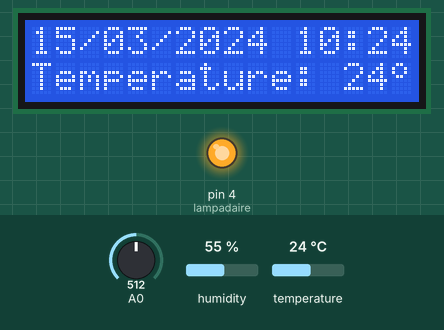
Recording of a sketch running on a simulated Arduino Uno, built with avr-gcc and run on an emulated ATmega328P. Parts: 16×2 character LCD, output pins drawn as LEDs (lit = HIGH). The inputs (shaded band) are chosen by the test bench; at power-on: A0 = 512, humidity 55 %, temperature 24 °C. The local clock reads 2024-03-15 10:24:30 at power-on unless the sketch sets it; what the sketch prints to the serial monitor is not drawn.

Above: at 1.2 s.
1.3 s: A0 set to 801
6.7 s: A0 set to 833
At 8.7 s:
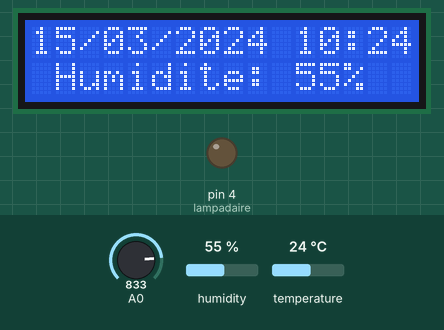
10.8 s: humidity set to 22 %
At 14.1 s:
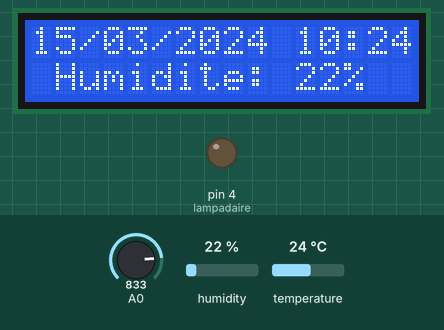
14.9 s: temperature set to 12 °C
At 18.4 s:
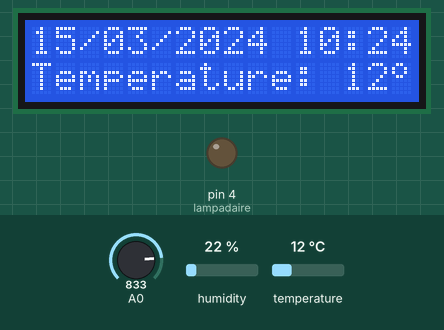
19.0 s: humidity set to 40 %
At 22.6 s:
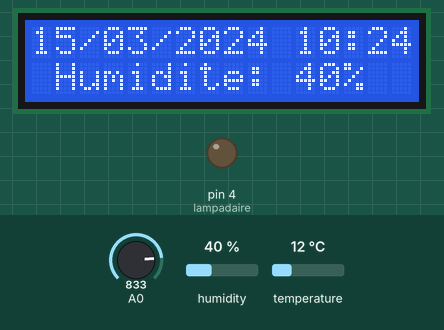
23.1 s: temperature set to 19 °C
At 26.8 s:
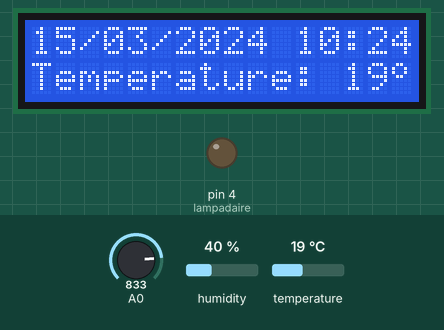
Timing chart, 0 to 28.1 s (numbered marks = the images above; inputs shaded):
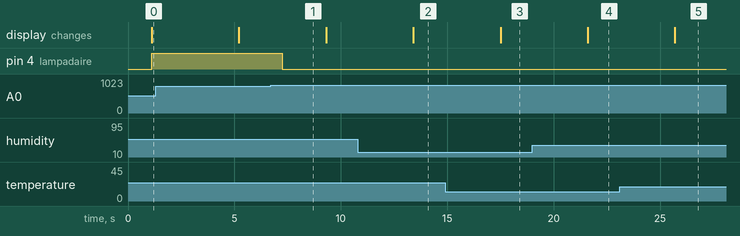

The sketch:

meteo_lampadaire.ino
```cpp
#include <LiquidCrystal_I2C.h>
#include <RTClib.h>
#include <Wire.h> //permet de discuter avec différents composants
#include <DHT.h>

// Initialisation du module RTC
RTC_DS3231 rtc;

// Initialisation de l'écrans LCD sur l'adresse 0x27
LiquidCrystal_I2C lcd(0x27, 16, 2);

// Initialisation du capteur DHT22
DHT dht(2, DHT22);

// Initialisation des degrés
byte degre[8] = { 0b01100,0b10010,0b10010,0b01100,0b00000,0b00000,0b00000,0b00000 };

//module qui permet de changer l'affichage de l'écran à des intervalles de temps
unsigned long mymillis;
boolean EC1 = true;
boolean EC2 = false;
boolean EC = false;

//initialisation pour les lampadaires
int lampadaire = 4;
int sensorValue;
float sensorValue_f;
float ValeurLum;

// Fonction setup, appelée une seule fois au démarrage
void setup () {
  // Initialisation du module RTC
  rtc.begin();

  // Vérification de l'alimentation de la RTC
  if (rtc.lostPower()) {
    // Si l'alimentation a été perdue, réglage de l'heure
    rtc.adjust(DateTime(F(__DATE__), F(__TIME__)));
  }

  // Initialisation de l'écran LCD
  lcd.init();
  lcd.backlight();
  lcd.clear();
  lcd.createChar(1, degre);

  Serial.begin(9600);

  pinMode(4,OUTPUT);
  digitalWrite(4,LOW);
}

//Fonction qui affiche la température et l'heure
void temphum(){
  // Récupération de l'humidité
  byte h = dht.readHumidity();
  // Récupération de la température
  byte t = dht.readTemperature();

  // Affichage de la température
  if (EC1 == true && EC == false) {
    lcd.setCursor(0,1);
    lcd.print("Temperature: ");
    lcd.print(t);
    lcd.print(char(1));

    // Mise à jour des variables pour éviter les répétitions
    EC = true;
    mymillis = millis();
  }

  // Affichage de l'humidité
  if (EC2 == true && EC == false) {
    lcd.setCursor(0,1);
    lcd.print(" Humidite: ");
    lcd.print(h);
    lcd.print("%   ");

    // Mise à jour des variables pour éviter les répétitions
    EC = true;
    mymillis = millis();
  }

  // Changement d'interface toutes les 3 secondes
  if (millis() - mymillis >= 3000) {
    EC1 = !EC1;
    EC2 = !EC2;
    EC = false;
  }
}

//fonction qui affiche la date et l'heure
void printDateTime(DateTime dt) {
  char dateBuffer[] = "DD/MM/YYYY hh:mm";

  lcd.setCursor(0,0);
  lcd.print(dt.toString(dateBuffer));
}

// Fonction loop, appelée en boucle
void loop () {
  // Récupération de l'heure courante
  DateTime now = rtc.now();

  // Affichage de l'heure sur l'écran LCD
  printDateTime(now);

  //délais qui laisse le temps au capteur de récupéré la température et l'humidté
  delay(1000);

  temphum(); //appel de la fonction qui affiche température/humidité

  sensorValue = analogRead(A0); //lecture de la valeur numérique
  sensorValue_f = sensorValue;
  ValeurLum = (sensorValue_f*5)/1023;

  Serial.println(ValeurLum);

  if (ValeurLum > 4) {
    digitalWrite(lampadaire,LOW);
  }
  else {
    digitalWrite(lampadaire,HIGH);
  }
}
```

Measured:
- the behaviour switches between 818 and 819 on A0 (found by bisection; images 0 and 1)
- after the input at 6.7 s, pin 4 (lampadaire): HIGH → LOW after 0.55 s
- after the input at 10.8 s, the display: changes after 2.6 s (image 2)
- after the input at 14.9 s, the display: changes after 2.6 s (image 3)
- after the input at 19.0 s, the display: changes after 2.6 s (image 4)
- after the input at 23.1 s, the display: changes after 2.6 s (image 5)
